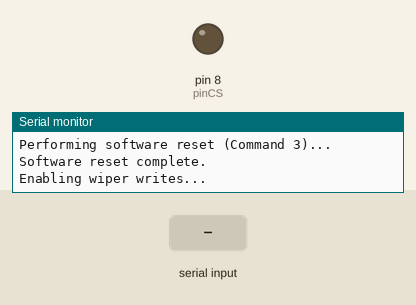
Simulated run of this sketch. Board: Arduino Uno, built with avr-gcc and run on an emulated ATmega328P. On the bench: output pins drawn as LEDs (lit = HIGH), the last lines printed to the serial monitor. Inputs (shaded band) come from the test bench. Pins used as bus, display or sensor lines are not drawn.

Above: at 0.04 s.
At 1.2 s:
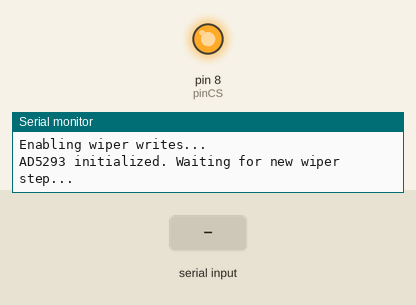
1.3 s: "90,45\n" received over Serial
Timing chart, 0 to 4.3 s (numbered marks = the images above; inputs shaded):
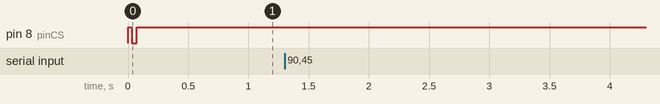

The sketch:

current_and_step.ino
```cpp
#include <SPI.h>

// AD5293 Command definitions
#define POT_CMD_NOP         0x00u  // No Operation
#define POT_CMD_WRITE       0x01u  // Write to RDAC register
#define POT_CMD_READ        0x02u  // Read from RDAC register
#define POT_CMD_SW_RESET    0x03u  // Software reset command
#define POT_CMD_WR_CTRL     0x06u  // Write to Control Register (working command)
#define POT_CMD_RD_CTRL     0x05u  // Read from Control Register

// Control bit to allow wiper writes (bit C1; 0x1 << 1 = 2)
#define POT_CTRL_WIPER_ALLOW_WRITE  (0x1 << 1)

// Bit positions and masks for building a 16-bit command word
#define POT_CMD_Pos         10
#define POT_DATA_Msk        0x03FFu

// Helper function to build a 16-bit command word.
uint16_t combine(uint8_t cmd, uint16_t data) {
  return ((uint16_t)cmd << POT_CMD_Pos) | (data & POT_DATA_Msk);
}

// AD5293 pin configuration
const uint8_t pinCS    = 8;   // Connect to AD5293 SYNC (!CS)
const uint8_t pinRDY   = 9;   // Connect to AD5293 RDY (optional)
const uint8_t pinRESET = 10;  // Connect to AD5293 RESET

// Current sensor (using a shunt resistor) is connected to A0
// For the shunt resistor measurement:
// - The ADC (0–1023) corresponds to 0–5V.
// - The shunt resistor value is 1 kΩ.
// Therefore, Current (A) = (Measured Voltage in V) / 1000.

void hardwareReset() {
  Serial.println("Performing hardware reset...");
  digitalWrite(pinRESET, LOW);
  delay(10);
  digitalWrite(pinRESET, HIGH);
  delay(10);
  Serial.println("Hardware reset complete.");
}

void softwareReset() {
  Serial.println("Performing software reset (Command 3)...");
  SPI.beginTransaction(SPISettings(500000, MSBFIRST, SPI_MODE1));
  digitalWrite(pinCS, LOW);
  SPI.transfer16(combine(POT_CMD_SW_RESET, 0x000));
  digitalWrite(pinCS, HIGH);
  SPI.endTransaction();
  delay(10);
  Serial.println("Software reset complete.");
}

void writeWiper(uint16_t value) {
  SPI.beginTransaction(SPISettings(500000, MSBFIRST, SPI_MODE1));
  digitalWrite(pinCS, LOW);
  SPI.transfer16(combine(POT_CMD_WRITE, value));
  digitalWrite(pinCS, HIGH);
  SPI.endTransaction();
}

void writeControlRegister(uint16_t value) {
  SPI.beginTransaction(SPISettings(500000, MSBFIRST, SPI_MODE1));
  digitalWrite(pinCS, LOW);
  SPI.transfer16(combine(POT_CMD_WR_CTRL, value));
  digitalWrite(pinCS, HIGH);
  SPI.endTransaction();
}

void setup() {
  Serial.begin(115200);
  while (!Serial); // Wait for Serial Monitor

  // Initialize SPI and control pins for the AD5293.
  SPI.begin();
  pinMode(pinCS, OUTPUT);
  digitalWrite(pinCS, HIGH);
  pinMode(pinRESET, OUTPUT);
  digitalWrite(pinRESET, HIGH);
  pinMode(pinRDY, INPUT_PULLUP);

  Serial.println("Starting AD5293 SPI control demo");
  hardwareReset();
  softwareReset();
  Serial.println("Enabling wiper writes...");
  writeControlRegister(POT_CTRL_WIPER_ALLOW_WRITE);
  delay(10);

  // Set an initial wiper value (for example, 512)
  writeWiper(512);
  Serial.println("AD5293 initialized. Waiting for new wiper step...");
}


float rOhm1 = 30000.0; // Resistor 1 Value
float rOhm2 = 7500.0; // Resistor 2 Value


void loop() {
  // Wait for a new wiper step from Serial (sent by Raspberry Pi)
  if (Serial.available() > 0) {
    String input = Serial.readStringUntil('\n');
    input.trim();
    if (input.length() > 0) {
      int step = input.toInt();
      step = constrain(step, 0, 1023);
      writeWiper(step);
      delay(10);

      // Read the voltage from the current sensor (shunt resistor) on A0.
      int rawValue = analogRead(A1);
      float sensorout = rawValue * (4.46 / 1023.0);
      float measuredVoltage = sensorout * (rOhm1 + rOhm2)/rOhm2;
      // Calculate current: I = V / R_shunt, with R_shunt = 1000 ohms
      float calculatedCurrent = measuredVoltage / 1000.0;

      Serial.print("Wiper set to: ");
      Serial.print(step);
      Serial.print(" V, Calculated Current: ");
      Serial.print(calculatedCurrent, 3);
      Serial.println(" A");
    }
  }
}
```
